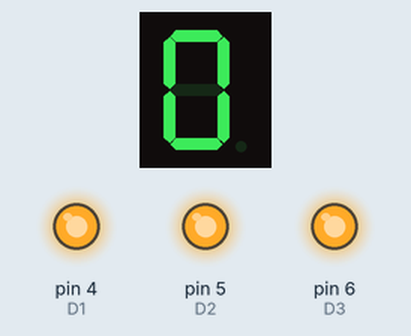
Bench run of a sketch on a simulated Arduino Uno, built with avr-gcc and run on an emulated ATmega328P. Parts: 1-digit seven-segment display, output pins drawn as LEDs (lit = HIGH). Wiring (inferred from the names in the program): 1-digit 7-segment display, segments lit when LOW: segments pin 7, pin 8, pin 9, pin 10, pin 11, pin 12, pin 13. The segment pins are drawn as the display they are named for; pins used as bus, display or sensor lines are not drawn.

Above: at 0.1 s.
At 1.1 s:
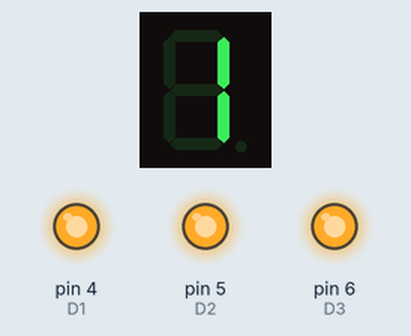
At 2.1 s:
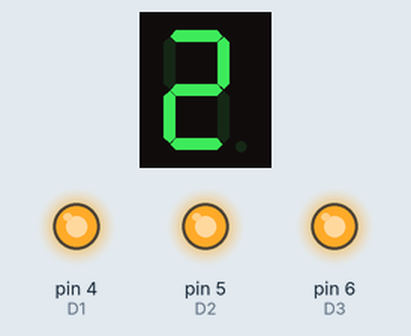
At 3.1 s:
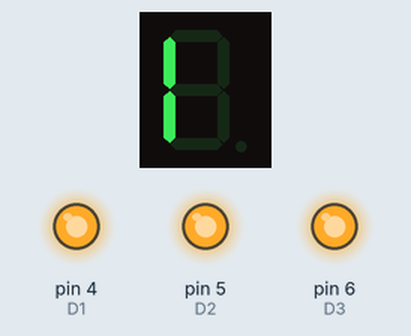
At 4.1 s:
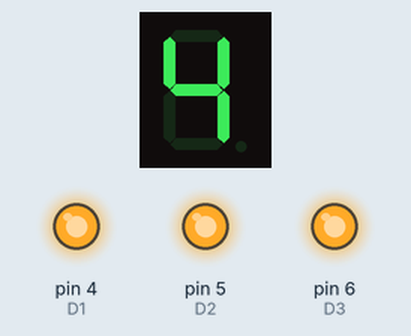
At 5.1 s:
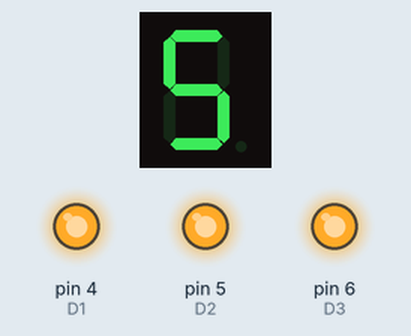
Timing chart, 0 to 6.6 s (numbered marks = the images above):
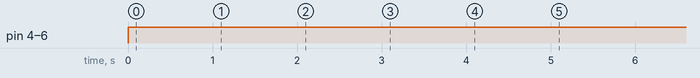

Measured:
- by itself, pin 4 (D1), pin 5 (D2), pin 6 (D3): LOW → HIGH at 0.00 s
- by itself, everything shown: repeats every 6.0 s, in 6 steps
- what the display in image 1 shows lasts 1.0 s, from 1.0 s to 2.0 s

The sketch:

3d_seven_seg_light.ino
```cpp
int A = 7 ;
int B = 8 ;
int C = 9 ;
int D = 10 ;
int E = 11 ;
int F = 12 ;
int G = 13 ;
int D1 = 4 ;
int D2 = 5 ;
int D3 = 6 ;


void setup() {
  pinMode(A,OUTPUT);
  pinMode(B,OUTPUT);
  pinMode(C,OUTPUT);
  pinMode(D,OUTPUT);
  pinMode(E,OUTPUT);
  pinMode(F,OUTPUT);
  pinMode(G,OUTPUT);
  pinMode(D1,OUTPUT);
  pinMode(D2,OUTPUT);
  pinMode(D3,OUTPUT);

}

void loop() {
  // put your main code here, to run repeatedly:

  //0
   digitalWrite(D1,HIGH);
  digitalWrite(D2,HIGH);
  digitalWrite(D3,HIGH);

  digitalWrite(A,LOW);
  digitalWrite(B,LOW);
  digitalWrite(C,LOW);
  digitalWrite(D,LOW);
  digitalWrite(E,LOW);
  digitalWrite(F,LOW);
  digitalWrite(G,HIGH);
  delay(1000);
   //1
   digitalWrite(D1,HIGH);
  digitalWrite(D2,HIGH);
  digitalWrite(D3,HIGH);

  digitalWrite(A,HIGH);
  digitalWrite(B,LOW);
  digitalWrite(C,LOW);
  digitalWrite(D,HIGH);
  digitalWrite(E,HIGH);
  digitalWrite(F,HIGH);
  digitalWrite(G,HIGH);
  delay(1000);
   //2
   digitalWrite(D1,HIGH);
  digitalWrite(D2,HIGH);
  digitalWrite(D3,HIGH);

  digitalWrite(A,LOW);
  digitalWrite(B,LOW);
  digitalWrite(C,HIGH);
  digitalWrite(D,LOW);
  digitalWrite(E,LOW);
  digitalWrite(F,HIGH);
  digitalWrite(G,LOW);
  delay(1000);
   //3
   digitalWrite(D1,HIGH);
  digitalWrite(D2,HIGH);
  digitalWrite(D3,HIGH);

  digitalWrite(A,HIGH);
  digitalWrite(B,HIGH);
  digitalWrite(C,HIGH);
  digitalWrite(D,HIGH);
  digitalWrite(E,LOW);
  digitalWrite(F,LOW);
  digitalWrite(G,HIGH);
  delay(1000);
   //4
   digitalWrite(D1,HIGH);
  digitalWrite(D2,HIGH);
  digitalWrite(D3,HIGH);

  digitalWrite(A,HIGH);
  digitalWrite(B,LOW);
  digitalWrite(C,LOW);
  digitalWrite(D,HIGH);
  digitalWrite(E,HIGH);
  digitalWrite(F,LOW);
  digitalWrite(G,LOW);
  delay(1000);
   //5
   digitalWrite(D1,HIGH);
  digitalWrite(D2,HIGH);
  digitalWrite(D3,HIGH);

  digitalWrite(A,LOW);
  digitalWrite(B,HIGH);
  digitalWrite(C,LOW);
  digitalWrite(D,LOW);
  digitalWrite(E,HIGH);
  digitalWrite(F,LOW);
  digitalWrite(G,LOW);
  delay(1000);

}
```
